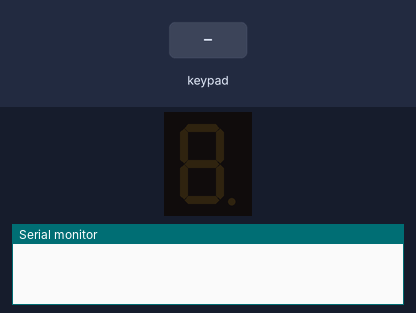
The sketch below on a simulated Arduino Uno, built with avr-gcc and run on an emulated ATmega328P. Parts: 1-digit seven-segment display, the last lines printed to the serial monitor. The inputs (shaded band) are chosen by the test bench.

Above: at 1.2 s.
1.3 s: keypad keys 8 9 1 0 1 1 pressed 0.4 s apart
At 4.2 s:
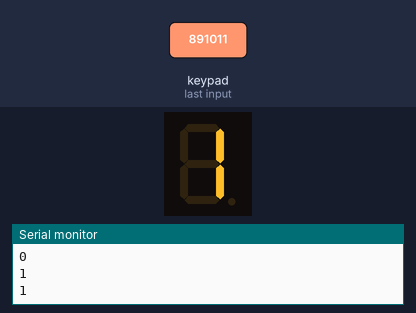
5.2 s: key '3' pressed
At 6.1 s:
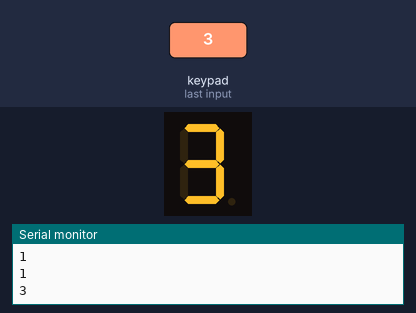
6.7 s: keypad keys 1 2 1 3 1 4 1 5 A pressed 0.4 s apart
At 10.4 s:
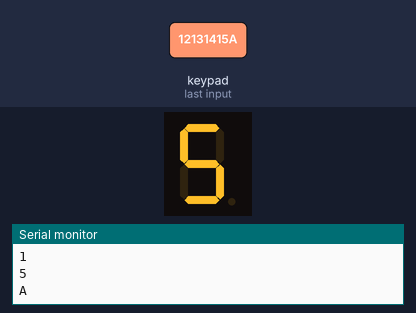
11.8 s: keypad keys 1 3 9 7 2 2 D pressed 0.4 s apart
At 14.6 s:
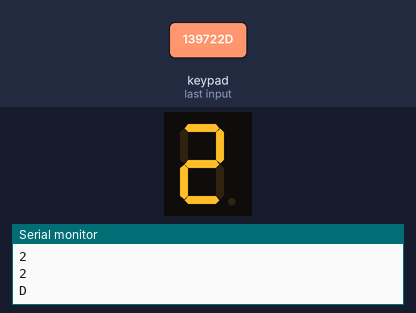
16.1 s: key '6' pressed
At 16.6 s:
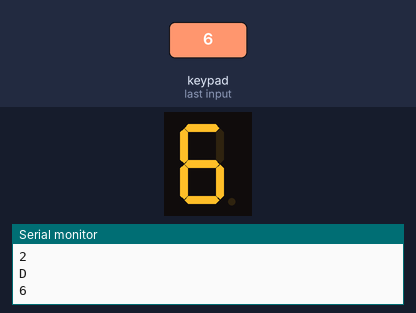
Timing chart, 0 to 19.1 s (numbered marks = the images above; inputs shaded):
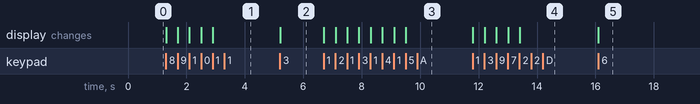

The sketch:

code.ino
```cpp
#include <Keypad.h>
#include "SevSeg.h"
SevSeg sevseg;
const byte ROWS = 4; // 4 Rows
const byte COLS = 4; // 4 Columns
// 定義 Keypad 的按鍵
char keys[ROWS][COLS] = {{'F', 'B', 'A', '0'}, {'E','3','2', '1'},
{'D', '6', '5', '4'}, {'C', '9', '8', '7'}};
// 定義 Keypad 連到 Arduino 的接腳
byte rowPins[ROWS] = {8,9,10,11};
// 連到 Keypad 的 4 個 Rows
byte colPins[COLS] = {12,13,14,15};
// 連到 Keypad 的 4 個 Columns
// 建立 Keypad 物件
Keypad keypad = Keypad( makeKeymap(keys), rowPins,colPins, ROWS, COLS );
void setup(){
  byte numDigits= 1;
  byte digitPins[] = {7};
  byte segmentPins[] = {2,3,4,5,6,16,17};
  sevseg.begin(COMMON_CATHODE , numDigits, digitPins, segmentPins);
  Serial.begin(9600);
}
void loop(){
  char key = keypad.getKey(); // 讀取 Keypad的輸入
    if (key != NO_KEY){
      Serial.println(key);
      if(key <= '9' && key >= '0') {
        sevseg.setNumber(key-'0');
      }
    }

  sevseg.refreshDisplay();
}
```

Measured:
- after the input at 1.3 s, the display: first changes at once (image 1 shows a later state)
- after the input at 5.2 s, the display: changes at once (image 2)
- after the input at 6.7 s, the display: first changes at once (image 3 shows a later state)
- after the input at 11.8 s, the display: first changes at once (image 4 shows a later state)
- after the input at 16.1 s, the display: changes at once (image 5)
